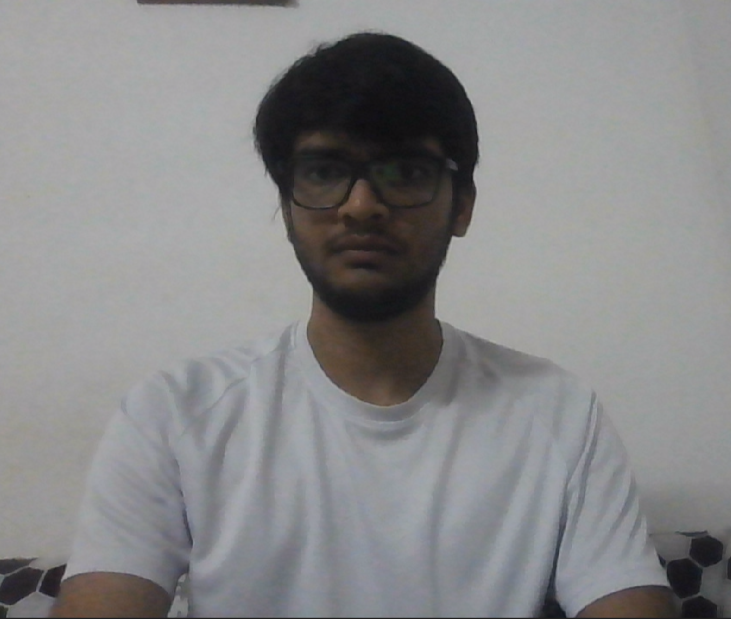
#> input picture Temporal Detection/shoulder line/test1.png, 731 x 619 px, given in place of the camera
$ python contour_method.py
#> lines starting #> are read from the running program, lines starting #| are printed output that depends on the picture; after the words box and inside, x2 and y2 are one past the last pixel; in counts of white or black regions, pixels touching at a corner belong together
#> further down, frame is the input picture: shape (619, 731, 3); mean B, G, R 137, 136.1, 136
import cv2
import numpy as np

def detect_back_of_head(image):
    # Convert the image to grayscale
    gray = cv2.cvtColor(image, cv2.COLOR_BGR2GRAY)

    # Apply edge detection (Canny or Sobel)
    edges = cv2.Canny(gray, threshold1=50, threshold2=150)  # Adjust the thresholds based on your image
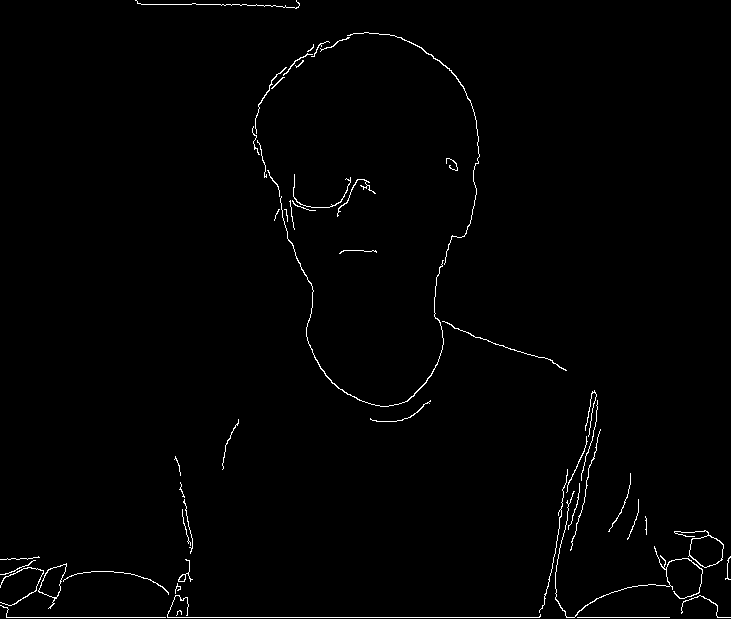
#> edges: shape (619, 731); 1.1% white in thin lines or dots

    # Select the region of interest (ROI) where the head is expected
    roi = edges[100:400, 100:500]  # Adjust the ROI coordinates based on your image
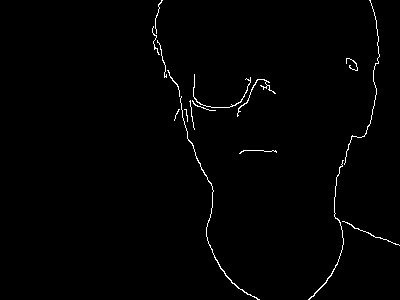
#> roi: shape (300, 400); 1.1% white in thin lines or dots, all inside (x1, y1, x2, y2) = (152, 0, 400, 300)

    # Find contours in the ROI
    contours, _ = cv2.findContours(roi, cv2.RETR_EXTERNAL, cv2.CHAIN_APPROX_SIMPLE)
#> contours = 16 contours, 13 with area under 20; largest, box (x1, y1, x2, y2) and area: (180, 96, 260, 300) 52, (308, 160, 344, 300) 34, (237, 79, 276, 117) 27

    # Filter out small contours
    contours = [cnt for cnt in contours if cv2.contourArea(cnt) > 100]  # Adjust the area threshold as needed
#> contours = []

    # Estimate the back of the head contour based on its shape and position
    back_of_head_contour = None
    for cnt in contours:
        x, y, w, h = cv2.boundingRect(cnt)
        aspect_ratio = w / float(h)

        if aspect_ratio < 0.8:  # Adjust the aspect ratio threshold as needed
            back_of_head_contour = cnt
            break
#> this loop made 0 passes

    if back_of_head_contour is not None:
        # Calculate the center of the back of the head
        M = cv2.moments(back_of_head_contour)
        center_x = int(M["m10"] / M["m00"])
        center_y = int(M["m01"] / M["m00"])

        # Adjust the coordinates based on the ROI position
        center_x += 100
        center_y += 100

        return (center_x, center_y)

    return None

# Initialize the video capture from the webcam
cap = cv2.VideoCapture(0)

while True:
    # Read a frame from the video capture
    ret, frame = cap.read()

    if not ret:
        break

    # Detect the center of the back of the head
    center = detect_back_of_head(frame)

    if center is not None:
        # Draw a dot at the center of the back of the head
        cv2.circle(frame, center, 5, (0, 255, 0), -1)

    # Display the frame
    cv2.imshow('Back of Head Detection', frame)

    # Exit on 'q' key press
    if cv2.waitKey(1) & 0xFF == ord('q'):
#> (key q is pressed here)
        break

# Release the video capture and close all windows
cap.release()
cv2.destroyAllWindows()
